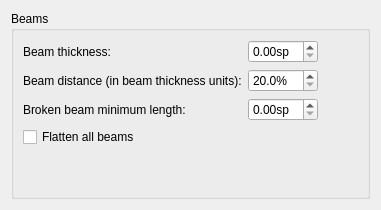
      <widget class="QWidget" name="PageBeams">
       <layout class="QVBoxLayout" name="verticalLayout_14">
        <property name="spacing">
         <number>0</number>
        </property>
        <item>
         <widget class="QGroupBox" name="groupBox_6">
          <property name="title">
           <string>Beams</string>
          </property>
          <property name="flat">
           <bool>false</bool>
          </property>
          <layout class="QGridLayout" name="gridLayout_2">
           <item row="0" column="0">
            <widget class="QLabel" name="label_62">
             <property name="text">
              <string>Beam thickness:</string>
             </property>
             <property name="buddy">
              <cstring>beamWidth</cstring>
             </property>
            </widget>
           </item>
           <item row="0" column="1">
            <widget class="QDoubleSpinBox" name="beamWidth">
             <property name="suffix">
              <string>sp</string>
             </property>
             <property name="singleStep">
              <double>0.010000000000000</double>
             </property>
            </widget>
           </item>
           <item row="1" column="0">
            <widget class="QLabel" name="label_57">
             <property name="text">
              <string>Beam distance (in beam thickness units):</string>
             </property>
            </widget>
           </item>
           <item row="2" column="1">
            <widget class="QDoubleSpinBox" name="beamMinLen">
             <property name="suffix">
              <string>sp</string>
             </property>
             <property name="singleStep">
              <double>0.050000000000000</double>
             </property>
            </widget>
           </item>
           <item row="2" column="0">
            <widget class="QLabel" name="label_59">
             <property name="text">
              <string>Broken beam minimum length:</string>
             </property>
             <property name="buddy">
              <cstring>beamMinLen</cstring>
             </property>
            </widget>
           </item>
           <item row="4" column="0">
            <spacer name="verticalSpacer_7">
             <property name="orientation">
              <enum>Qt::Vertical</enum>
             </property>
             <property name="sizeHint" stdset="0">
              <size>
               <width>20</width>
               <height>40</height>
              </size>
             </property>
            </spacer>
           </item>
           <item row="1" column="2">
            <spacer name="horizontalSpacer_14">
             <property name="orientation">
              <enum>Qt::Horizontal</enum>
             </property>
             <property name="sizeHint" stdset="0">
              <size>
               <width>40</width>
               <height>20</height>
              </size>
             </property>
            </spacer>
           </item>
           <item row="3" column="0">
            <widget class="QCheckBox" name="beamNoSlope">
             <property name="text">
              <string>Flatten all beams</string>
             </property>
            </widget>
           </item>
           <item row="1" column="1">
            <widget class="QDoubleSpinBox" name="beamDistance">
             <property name="suffix">
              <string>%</string>
             </property>
             <property name="decimals">
              <number>1</number>
             </property>
             <property name="minimum">
              <double>20.000000000000000</double>
             </property>
             <property name="maximum">
              <double>400.000000000000000</double>
             </property>
            </widget>
           </item>
          </layout>
         </widget>
        </item>
       </layout>
      </widget>
